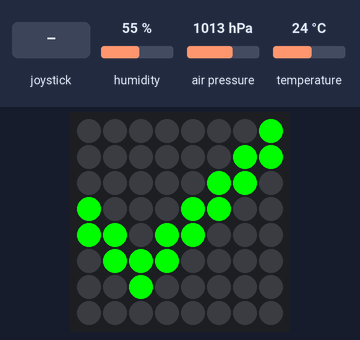
The program below on a simulated Raspberry Pi (BCM pin numbers) with a Sense HAT. Shown: the Sense HAT's 8×8 RGB LED matrix. The inputs (shaded band) are chosen by the test bench; at power-on: humidity 55 %, air pressure 1013 hPa, temperature 24 °C. Databases and web services accept everything at once and return nothing; the 64×8 strip is a reading aid, not a part: it shows the text the matrix is scrolling, unrolled, one strip-width of it at a time. At 46.4 s the program stops and its outputs stay as they are.

Above: at 18.2 s.
18.3 s: joystick pushed up
At 27.6 s:
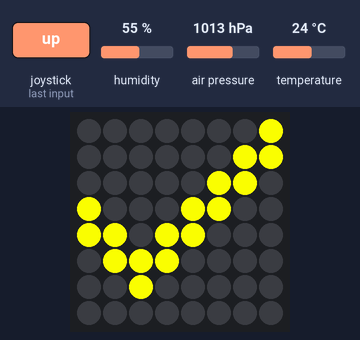
At 29.1 s:
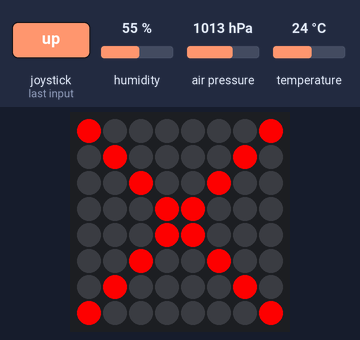
32.3 s: joystick pushed left
At 46.2 s:
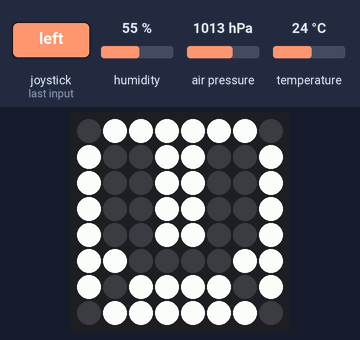

The program:

weather_py.py
```python
# Created by brendan-lewis@hackster
# Once it loads, it logs data to Dropbox
# Designed for a remote weather station

# This code is imperfect, please comment if you have a suggestion
# or something doesn't work and I will try to fix it

import sense_hat, time, dropbox

db = dropbox.Dropbox('MY_ACCESS_TOKEN') # replace MY_ACCESS_TOKEN with your access token
sense = sense_hat.SenseHat()
sense.clear()

R = (255,0,0)
G = (0,255,0)
B = (0,0,255)
W = (255,255,255)
Y = (255,255,0)
P = (255,0,255)
N = (0,0,0)

LOADING_ICONS = [[N,N,N,N,N,N,N,N,
                  N,N,N,N,N,N,N,N,
                  N,N,N,N,N,N,N,N,
                  N,N,N,G,N,N,N,N,
                  N,N,N,N,N,N,N,N,
                  N,N,N,N,N,N,N,N,
                  N,N,N,N,N,N,N,N,
                  N,N,N,N,N,N,N,N],
                 [N,N,N,N,N,N,N,N,
                  N,N,N,N,N,N,N,N,
                  N,N,N,N,N,N,N,N,
                  N,N,N,N,G,N,N,N,
                  N,N,N,N,N,N,N,N,
                  N,N,N,N,N,N,N,N,
                  N,N,N,N,N,N,N,N,
                  N,N,N,N,N,N,N,N],
                 [N,N,N,N,N,N,N,N,
                  N,N,N,N,N,N,N,N,
                  N,N,N,N,N,N,N,N,
                  N,N,N,N,N,N,N,N,
                  N,N,N,N,G,N,N,N,
                  N,N,N,N,N,N,N,N,
                  N,N,N,N,N,N,N,N,
                  N,N,N,N,N,N,N,N],
                 [N,N,N,N,N,N,N,N,
                  N,N,N,N,N,N,N,N,
                  N,N,N,N,N,N,N,N,
                  N,N,N,N,N,N,N,N,
                  N,N,N,G,N,N,N,N,
                  N,N,N,N,N,N,N,N,
                  N,N,N,N,N,N,N,N,
                  N,N,N,N,N,N,N,N]]

GREEN_CHECK = [N,N,N,N,N,N,N,G,
               N,N,N,N,N,N,G,G,
               N,N,N,N,N,G,G,N,
               G,N,N,N,G,G,N,N,
               G,G,N,G,G,N,N,N,
               N,G,G,G,N,N,N,N,
               N,N,G,N,N,N,N,N,
               N,N,N,N,N,N,N,N]

YELLOW_CHECK = [N,N,N,N,N,N,N,Y,
                N,N,N,N,N,N,Y,Y,
                N,N,N,N,N,Y,Y,N,
                Y,N,N,N,Y,Y,N,N,
                Y,Y,N,Y,Y,N,N,N,
                N,Y,Y,Y,N,N,N,N,
                N,N,Y,N,N,N,N,N,
                N,N,N,N,N,N,N,N]

RED_CROSS = [R,N,N,N,N,N,N,R,
             N,R,N,N,N,N,R,N,
             N,N,R,N,N,R,N,N,
             N,N,N,R,R,N,N,N,
             N,N,N,R,R,N,N,N,
             N,N,R,N,N,R,N,N,
             N,R,N,N,N,N,R,N,
             R,N,N,N,N,N,N,R]

LEFT_ARROW = [N,N,N,W,N,N,N,N,
              N,N,W,N,N,N,N,N,
              N,W,N,N,N,N,N,N,
              W,W,W,W,W,W,W,W,
              W,W,W,W,W,W,W,W,
              N,W,N,N,N,N,N,N,
              N,N,W,N,N,N,N,N,
              N,N,N,W,N,N,N,N]

RIGHT_ARROW = [N,N,N,N,W,N,N,N,
               N,N,N,N,N,W,N,N,
               N,N,N,N,N,N,W,N,
               W,W,W,W,W,W,W,W,
               W,W,W,W,W,W,W,W,
               N,N,N,N,N,N,W,N,
               N,N,N,N,N,W,N,N,
               N,N,N,N,W,N,N,N]

def loading_icn(secs, sense):
  if secs < 0: return
  while secs != 0:
    for pic in LOADING_ICONS:
      sense.set_pixels(pic)
      time.sleep(0.25)
    secs -= 1
  sense.clear()

loading_icn(2, sense)
sense.show_message("Weather Monitor - by brendan-lewis@hackster", scroll_speed = 0.05)

def main():
  loading_icn(2,sense)
  notDone = True

  while notDone:
    sense.set_pixels(GREEN_CHECK)
    data = str(sense.get_temperature()) + "|"
    data = data + str(sense.get_humidity()) + "|"
    data = data + str(sense.get_pressure()) + "\n"
    db.files_upload(data, "/")
    for event in sense.stick.get_events():
      notDone = False
    if notDone: time.sleep(10) # interval time in seconds

  sense.set_pixels(YELLOW_CHECK)
  time.sleep(2)
  sense.set_pixels(RED_CROSS)
  time.sleep(2)
  ev = None
  notDone = True
  while notDone:
    sense.show_message("Press", scroll_speed = 0.07)
    sense.set_pixels(LEFT_ARROW)
    time.sleep(0.7)
    sense.show_message("to exit. Press", scroll_speed = 0.07)
    sense.set_pixels(RIGHT_ARROW)
    time.sleep(0.7)
    sense.show_message("to restart.", scroll_speed = 0.07)
    for event in sense.stick.get_events():
      ev = event
      notDone = False
  if ev.direction == "right": main()
  elif ev.direction == "left":
    leave()

def leave():
  POWER = [N,W,W,W,W,W,W,N,
           W,N,N,W,W,N,N,W,
           W,N,N,W,W,N,N,W,
           W,N,N,W,W,N,N,W,
           W,N,N,W,W,N,N,W,
           W,W,N,N,N,N,W,W,
           W,N,W,W,W,W,N,W,
           N,W,W,W,W,W,W,N]
  sense.set_pixels(POWER)
  time.sleep(1)
  sense.clear()
  exit(0)

main()
```

Measured:
- after the input at 18.3 s, the LEDs: change after 8.5 s (image 1)
- what the display in image 1 shows lasts 2.0 s, from 26.8 s to 28.8 s
- what the display in image 3 shows lasts 1.0 s, from 45.4 s to 46.4 s
